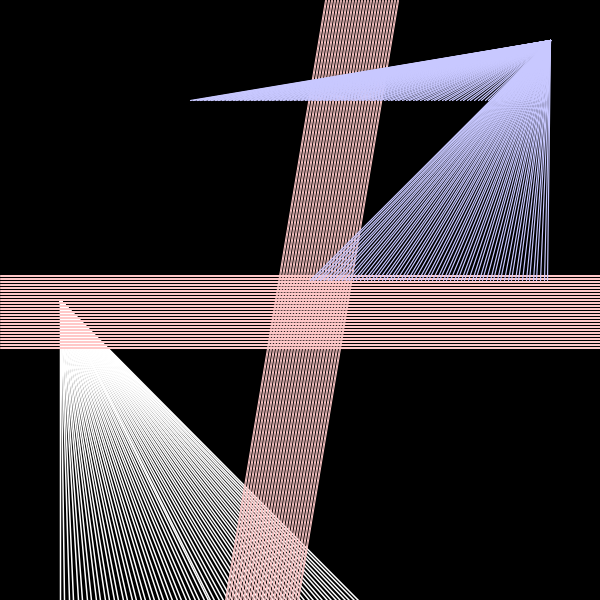
Frame 1 (no input)
Frame 60 (the mouse pressed at the canvas centre just before this capture): identical to frame 1, image omitted
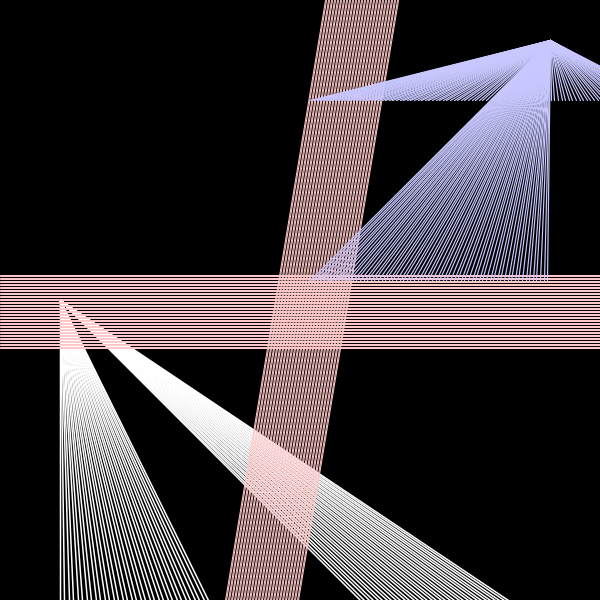
Frame 120 (the mouse held since frame 60 and released just before this capture)

The Processing sketch that drew these frames (run headless with seeded random() and noise(); from frame 60 on, the mouse is pressed at the canvas centre):

// Processing sketch: processing_97418
// ── processing_97418.pde

void setup() {
  background(0);
  size(600, 600);
  smooth();
}

void draw() {
  background(0);
  stroke(255);
  fill(255);
  pushMatrix();
  translate(-90, 0);
    scale(1.5);
  for (float j = 200; j < 300; j = j + 3) {
    line(100, 200, mouseX / 3 + j, 400);
  }

    for (float j = 300; j < 400; j = j + 3) {
      line(100, 200, j - 200, 400);
    }
    popMatrix();
  
  pushMatrix();
  stroke(255, 200, 200);
    
       for (float j = 250; j < 400; j = j + 3) {
      line(0, j / 2 + 150, width, j / 2 + 150);
    }
    
           for (float j = 250; j < 400; j = j + 3) {
      line(j / 2 + 200, 0, j / 2 + 100, height);
    }
  popMatrix(); 
  
  pushMatrix();
  translate(-50, -200);
  scale(1.2);
  stroke(200, 200, 255);
      for (float j = 300; j < 500; j = j + 3) {
      line(500, 200, j, 400);
    }
          for (float j = 200; j < 500; j = j + 3) {
      line(500, 200, mouseX / 3 + j, 250);
    }

    popMatrix();
  
}
